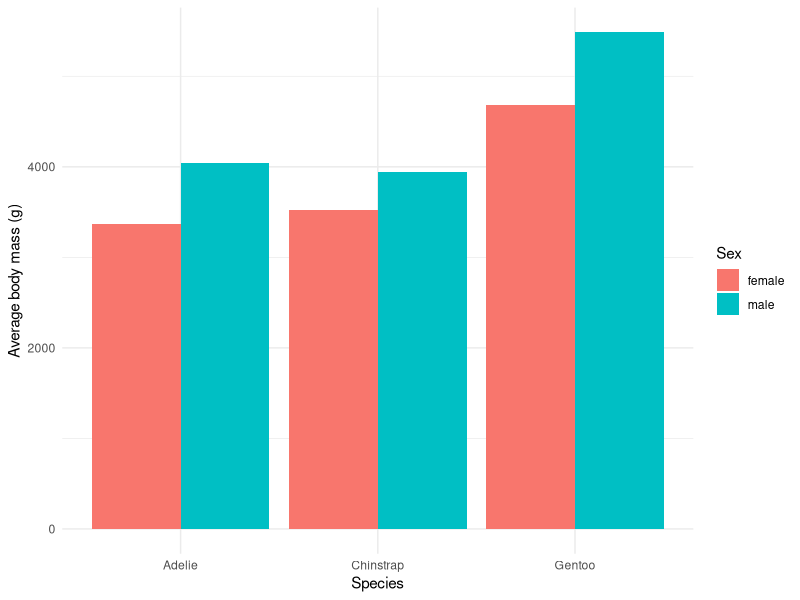

Write R code to recreate this figure.
## ---- chunk 1
#| label: setup
#| message: false
#| warning: false

library(palmerpenguins)
library(dplyr)
library(ggplot2)
## ---- chunk 2
penguins <- palmerpenguins::penguins
columns <- c("species", "sex", "body_mass_g", "flipper_length_mm")

print(paste("Number of penguins:", nrow(penguins)))
print("Missing values in the columns I will use:")
print(colSums(is.na(penguins[columns])))
## ---- chunk 3
clean <- penguins[complete.cases(penguins[columns]), ]

print(paste("Rows kept:", nrow(clean)))
print(paste("Rows removed:", nrow(penguins) - nrow(clean)))
print(head(clean[columns]))
## ---- chunk 4
summary <- clean |>
  group_by(species, sex) |>
  summarise(
    count = n(),
    mean_mass_g = mean(body_mass_g),
    mean_flipper_mm = mean(flipper_length_mm),
    .groups = "drop"
  )

print(as.data.frame(summary), row.names = FALSE)
## ---- chunk 5
#| label: fig-r-penguin-average-mass
#| fig-cap: "Average body mass by penguin species and sex."

ggplot(summary, aes(x = species, y = mean_mass_g, fill = sex)) +
  geom_col(position = "dodge") +
  labs(
    x = "Species",
    y = "Average body mass (g)",
    fill = "Sex"
  ) +
  theme_minimal()
